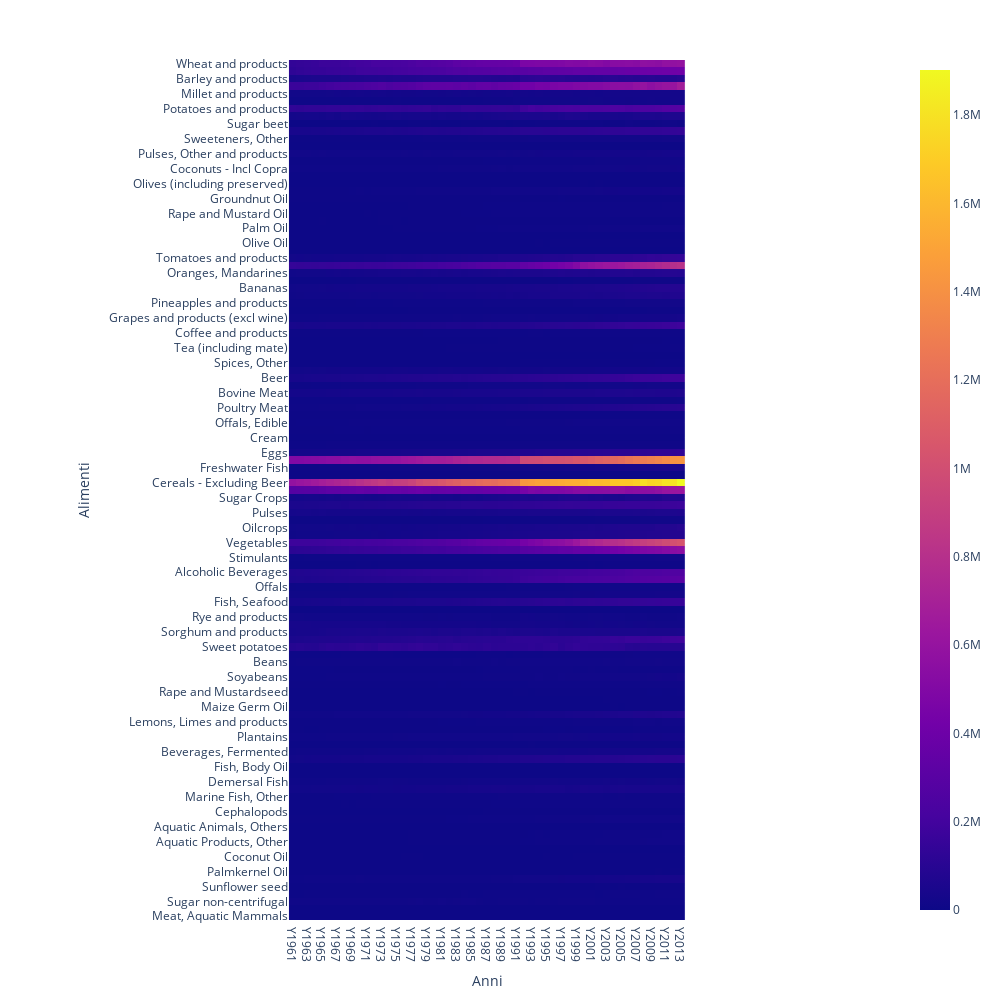

This figure's notebook cell:
### Code cell
fig = px.imshow(item_year_df, width=1000, height=1000)
fig.update_xaxes(title='Anni')
fig.update_yaxes(title='Alimenti')
fig.show()

### Figure 1 — Plotly figure (JSON) as saved in the notebook; plotly's stock layout.template omitted (floating-point values rounded to 4 significant figures; data arrays with more than 128 entries replaced by an {"elided": "..."} marker saying what was removed)
{"data": [{"coloraxis": "coloraxis", "hovertemplate": "x: %{x}<br>Item_Name: %{y}<br>color: %{z}<extra></extra>", "name": "0", "type": "heatmap", "x": ["Y1961", "Y1962", "Y1963", "Y1964", "Y1965", "Y1966", "Y1967", "Y1968", "Y1969", "Y1970", "Y1971", "Y1972", "Y1973", "Y1974", "Y1975", "Y1976", "Y1977", "Y1978", "Y1979", "Y1980", "Y1981", "Y1982", "Y1983", "Y1984", "Y1985", "Y1986", "Y1987", "Y1988", "Y1989", "Y1990", "Y1991", "Y1992", "Y1993", "Y1994", "Y1995", "Y1996", "Y1997", "Y1998", "Y1999", "Y2000", "Y2001", "Y2002", "Y2003", "Y2004", "Y2005", "Y2006", "Y2007", "Y2008", "Y2009", "Y2010", "Y2011", "Y2012", "Y2013"], "xaxis": "x", "y": ["Wheat and products", "Rice (Milled Equivalent)", "Barley and products", "Maize and products", "Millet and products", "Cereals, Other", "Potatoes and products", "Sugar cane", "Sugar beet", "Sugar (Raw Equivalent)", "Sweeteners, Other", "Honey", "Pulses, Other and products", "Nuts and products", "Coconuts - Incl Copra", "Sesame seed", "Olives (including preserved)", "Soyabean Oil", "Groundnut Oil", "Sunflowerseed Oil", "Rape and Mustard Oil", "Cottonseed Oil", "Palm Oil", "Sesameseed Oil", "Olive Oil", "Oilcrops Oil, Other", "Tomatoes and products", "Vegetables, Other", "Oranges, Mandarines", "Citrus, Other", "Bananas", "Apples and products", "Pineapples and products", "Dates", "Grapes and products (excl wine)", "Fruits, Other", "Coffee and products", "Cocoa Beans and products", "Tea (including mate)", "Pepper", "Spices, Other", "Wine", "Beer", "Beverages, Alcoholic", "Bovine Meat", "Mutton & Goat Meat", "Poultry Meat", "Meat, Other", "Offals, Edible", "Butter, Ghee", "Cream", "Fats, Animals, Raw", "Eggs", "Milk - Excluding Butter", "Freshwater Fish", "Infant food", "Cereals - Excluding Beer", "Starchy Roots", "Sugar Crops", "Sugar & Sweeteners", "Pulses", "Treenuts", "Oilcrops", "Vegetable Oils", "Vegetables", "Fruits - Excluding Wine", "Stimulants", "Spices", "Alcoholic Beverages", "Meat", "Offals", "Animal fats", "Fish, Seafood", "Miscellaneous", "Rye and products", "Oats", "Sorghum and products", "Cassava and products", "Sweet potatoes", "Roots, Other", "Beans", "Peas", "Soyabeans", "Groundnuts (Shelled Eq)", "Rape and Mustardseed", "Oilcrops, Other", "Maize Germ Oil", "Onions", "Lemons, Limes and products", "Grapefruit and products", "Plantains", "Pimento", "Beverages, Fermented", "Pigmeat", "Fish, Body Oil", "Fish, Liver Oil", "Demersal Fish", "Pelagic Fish", "Marine Fish, Other", "Crustaceans", "Cephalopods", "Molluscs, Other", "Aquatic Animals, Others", "Aquatic Plants", "Aquatic Products, Other", "Palm kernels", "Coconut Oil", "Cloves", "Palmkernel Oil", "Yams", "Sunflower seed", "Cottonseed", "Sugar non-centrifugal", "Ricebran Oil", "Meat, Aquatic Mammals"], "yaxis": "y", "z": {"elided": "115x53 int values"}}], "layout": {"coloraxis": {"colorscale": [[0, "#0d0887"], [0.1111, "#46039f"], [0.2222, "#7201a8"], [0.3333, "#9c179e"], [0.4444, "#bd3786"], [0.5556, "#d8576b"], [0.6667, "#ed7953"], [0.7778, "#fb9f3a"], [0.8889, "#fdca26"], [1, "#f0f921"]]}, "height": 1000, "margin": {"t": 60}, "width": 1000, "xaxis": {"anchor": "y", "constrain": "domain", "domain": [0, 1], "scaleanchor": "y", "title": {"text": "Anni"}}, "yaxis": {"anchor": "x", "autorange": "reversed", "constrain": "domain", "domain": [0, 1], "title": {"text": "Alimenti"}}}}
